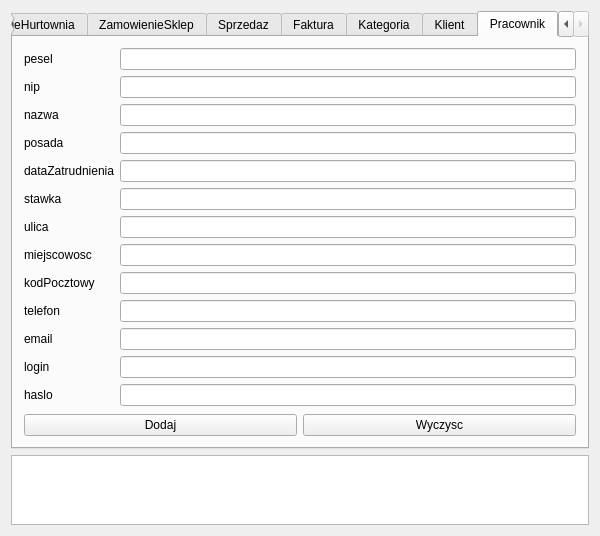
<?xml version="1.0" encoding="UTF-8"?>
<ui version="4.0">
 <class>MainWindow</class>
 <widget class="QMainWindow" name="MainWindow">
  <property name="geometry">
   <rect>
    <x>0</x>
    <y>0</y>
    <width>600</width>
    <height>469</height>
   </rect>
  </property>
  <property name="windowTitle">
   <string>MainWindow</string>
  </property>
  <widget class="QWidget" name="centralWidget">
   <layout class="QVBoxLayout" name="verticalLayout_4">
    <item>
     <widget class="QTabWidget" name="tabWidget">
      <property name="currentIndex">
       <number>12</number>
      </property>
      <widget class="QWidget" name="tab">
       <attribute name="title">
        <string>Hurtownia</string>
       </attribute>
       <layout class="QVBoxLayout" name="verticalLayout_3">
        <item>
         <layout class="QHBoxLayout" name="horizontalLayout">
          <item>
           <layout class="QVBoxLayout" name="verticalLayout">
            <item>
             <widget class="QLabel" name="label">
              <property name="text">
               <string>nazwa</string>
              </property>
             </widget>
            </item>
            <item>
             <widget class="QLabel" name="label_2">
              <property name="text">
               <string>REGON</string>
              </property>
             </widget>
            </item>
            <item>
             <widget class="QLabel" name="label_3">
              <property name="text">
               <string>ulica</string>
              </property>
             </widget>
            </item>
            <item>
             <widget class="QLabel" name="label_4">
              <property name="text">
               <string>miejscowosc</string>
              </property>
             </widget>
            </item>
            <item>
             <widget class="QLabel" name="label_5">
              <property name="text">
               <string>kodPocztowy</string>
              </property>
             </widget>
            </item>
            <item>
             <widget class="QLabel" name="label_6">
              <property name="text">
               <string>telefon</string>
              </property>
             </widget>
            </item>
            <item>
             <widget class="QLabel" name="label_8">
              <property name="text">
               <string>fax</string>
              </property>
             </widget>
            </item>
            <item>
             <widget class="QLabel" name="label_9">
              <property name="text">
               <string>email</string>
              </property>
             </widget>
            </item>
            <item>
             <widget class="QLabel" name="label_10">
              <property name="text">
               <string>upust</string>
              </property>
             </widget>
            </item>
           </layout>
          </item>
          <item>
           <layout class="QVBoxLayout" name="verticalLayout_2">
            <item>
             <widget class="QLineEdit" name="lineEdit"/>
            </item>
            <item>
             <widget class="QLineEdit" name="lineEdit_2"/>
            </item>
            <item>
             <widget class="QLineEdit" name="lineEdit_3"/>
            </item>
            <item>
             <widget class="QLineEdit" name="lineEdit_4"/>
            </item>
            <item>
             <widget class="QLineEdit" name="lineEdit_5"/>
            </item>
            <item>
             <widget class="QLineEdit" name="lineEdit_6"/>
            </item>
            <item>
             <widget class="QLineEdit" name="lineEdit_7"/>
            </item>
            <item>
             <widget class="QLineEdit" name="lineEdit_8"/>
            </item>
            <item>
             <widget class="QLineEdit" name="lineEdit_9"/>
            </item>
           </layout>
          </item>
         </layout>
        </item>
        <item>
         <spacer name="verticalSpacer">
          <property name="orientation">
           <enum>Qt::Vertical</enum>
          </property>
          <property name="sizeHint" stdset="0">
           <size>
            <width>20</width>
            <height>40</height>
           </size>
          </property>
         </spacer>
        </item>
        <item>
         <layout class="QHBoxLayout" name="horizontalLayout_3">
          <item>
           <widget class="QPushButton" name="pushButton">
            <property name="text">
             <string>Dodaj</string>
            </property>
           </widget>
          </item>
          <item>
           <widget class="QPushButton" name="pushButton_2">
            <property name="text">
             <string>Wyczysc</string>
            </property>
           </widget>
          </item>
         </layout>
        </item>
       </layout>
      </widget>
      <widget class="QWidget" name="tab_3">
       <attribute name="title">
        <string>Sklep</string>
       </attribute>
       <layout class="QVBoxLayout" name="verticalLayout_7">
        <item>
         <layout class="QHBoxLayout" name="horizontalLayout_2">
          <item>
           <layout class="QVBoxLayout" name="verticalLayout_5">
            <item>
             <widget class="QLabel" name="label_21">
              <property name="text">
               <string>nazwa</string>
              </property>
             </widget>
            </item>
            <item>
             <widget class="QLabel" name="label_7">
              <property name="text">
               <string>REGON</string>
              </property>
             </widget>
            </item>
            <item>
             <widget class="QLabel" name="label_23">
              <property name="text">
               <string>ulica</string>
              </property>
             </widget>
            </item>
            <item>
             <widget class="QLabel" name="label_24">
              <property name="text">
               <string>miejscowosc</string>
              </property>
             </widget>
            </item>
            <item>
             <widget class="QLabel" name="label_25">
              <property name="text">
               <string>kodPocztowy</string>
              </property>
             </widget>
            </item>
            <item>
             <widget class="QLabel" name="label_26">
              <property name="text">
               <string>telefon</string>
              </property>
             </widget>
            </item>
            <item>
             <widget class="QLabel" name="label_27">
              <property name="text">
               <string>fax</string>
              </property>
             </widget>
            </item>
            <item>
             <widget class="QLabel" name="label_28">
              <property name="text">
               <string>email</string>
              </property>
             </widget>
            </item>
            <item>
             <widget class="QLabel" name="label_29">
              <property name="text">
               <string>login</string>
              </property>
             </widget>
            </item>
            <item>
             <widget class="QLabel" name="label_30">
              <property name="text">
               <string>haslo</string>
              </property>
             </widget>
            </item>
            <item>
             <widget class="QLabel" name="label_22">
              <property name="text">
               <string>upust</string>
              </property>
             </widget>
            </item>
           </layout>
          </item>
          <item>
           <layout class="QVBoxLayout" name="verticalLayout_6">
            <item>
             <widget class="QLineEdit" name="lineEdit_21"/>
            </item>
            <item>
             <widget class="QLineEdit" name="lineEdit_22"/>
            </item>
            <item>
             <widget class="QLineEdit" name="lineEdit_23"/>
            </item>
            <item>
             <widget class="QLineEdit" name="lineEdit_24"/>
            </item>
            <item>
             <widget class="QLineEdit" name="lineEdit_25"/>
            </item>
            <item>
             <widget class="QLineEdit" name="lineEdit_26"/>
            </item>
            <item>
             <widget class="QLineEdit" name="lineEdit_27"/>
            </item>
            <item>
             <widget class="QLineEdit" name="lineEdit_28"/>
            </item>
            <item>
             <widget class="QLineEdit" name="lineEdit_29"/>
            </item>
            <item>
             <widget class="QLineEdit" name="lineEdit_30"/>
            </item>
            <item>
             <widget class="QLineEdit" name="lineEdit_31"/>
            </item>
           </layout>
          </item>
         </layout>
        </item>
        <item>
         <spacer name="verticalSpacer_2">
          <property name="orientation">
           <enum>Qt::Vertical</enum>
          </property>
          <property name="sizeHint" stdset="0">
           <size>
            <width>20</width>
            <height>40</height>
           </size>
          </property>
         </spacer>
        </item>
        <item>
         <layout class="QHBoxLayout" name="horizontalLayout_4">
          <item>
           <widget class="QPushButton" name="pushButton_3">
            <property name="text">
             <string>Dodaj</string>
            </property>
           </widget>
          </item>
          <item>
           <widget class="QPushButton" name="pushButton_4">
            <property name="text">
             <string>Wyczysc</string>
            </property>
           </widget>
          </item>
         </layout>
        </item>
       </layout>
      </widget>
      <widget class="QWidget" name="tab_2">
       <attribute name="title">
        <string>TowarHurtownia</string>
       </attribute>
       <layout class="QVBoxLayout" name="verticalLayout_10">
        <item>
         <layout class="QHBoxLayout" name="horizontalLayout_5">
          <item>
           <layout class="QVBoxLayout" name="verticalLayout_8">
            <item>
             <widget class="QLabel" name="label_31">
              <property name="text">
               <string>nazwa</string>
              </property>
             </widget>
            </item>
            <item>
             <widget class="QLabel" name="label_11">
              <property name="text">
               <string>opis</string>
              </property>
             </widget>
            </item>
            <item>
             <widget class="QLabel" name="label_32">
              <property name="text">
               <string>ilosc</string>
              </property>
             </widget>
            </item>
            <item>
             <widget class="QLabel" name="label_33">
              <property name="text">
               <string>cena</string>
              </property>
             </widget>
            </item>
            <item>
             <widget class="QLabel" name="label_34">
              <property name="text">
               <string>vat</string>
              </property>
             </widget>
            </item>
           </layout>
          </item>
          <item>
           <layout class="QVBoxLayout" name="verticalLayout_9">
            <item>
             <widget class="QLineEdit" name="lineEdit_32"/>
            </item>
            <item>
             <widget class="QLineEdit" name="lineEdit_33"/>
            </item>
            <item>
             <widget class="QLineEdit" name="lineEdit_34"/>
            </item>
            <item>
             <widget class="QLineEdit" name="lineEdit_35"/>
            </item>
            <item>
             <widget class="QLineEdit" name="lineEdit_36"/>
            </item>
           </layout>
          </item>
         </layout>
        </item>
        <item>
         <spacer name="verticalSpacer_3">
          <property name="orientation">
           <enum>Qt::Vertical</enum>
          </property>
          <property name="sizeHint" stdset="0">
           <size>
            <width>20</width>
            <height>40</height>
           </size>
          </property>
         </spacer>
        </item>
        <item>
         <layout class="QHBoxLayout" name="horizontalLayout_6">
          <item>
           <widget class="QPushButton" name="pushButton_5">
            <property name="text">
             <string>Dodaj</string>
            </property>
           </widget>
          </item>
          <item>
           <widget class="QPushButton" name="pushButton_6">
            <property name="text">
             <string>Wyczysc</string>
            </property>
           </widget>
          </item>
         </layout>
        </item>
       </layout>
      </widget>
      <widget class="QWidget" name="tab_4">
       <attribute name="title">
        <string>TowarSklep</string>
       </attribute>
       <layout class="QVBoxLayout" name="verticalLayout_13">
        <item>
         <layout class="QHBoxLayout" name="horizontalLayout_8">
          <item>
           <layout class="QVBoxLayout" name="verticalLayout_11">
            <item>
             <widget class="QLabel" name="label_35">
              <property name="text">
               <string>nazwa</string>
              </property>
             </widget>
            </item>
            <item>
             <widget class="QLabel" name="label_12">
              <property name="text">
               <string>opis</string>
              </property>
             </widget>
            </item>
            <item>
             <widget class="QLabel" name="label_36">
              <property name="text">
               <string>ilosc</string>
              </property>
             </widget>
            </item>
            <item>
             <widget class="QLabel" name="label_37">
              <property name="text">
               <string>cena</string>
              </property>
             </widget>
            </item>
            <item>
             <widget class="QLabel" name="label_38">
              <property name="text">
               <string>vat</string>
              </property>
             </widget>
            </item>
            <item>
             <widget class="QLabel" name="label_13">
              <property name="text">
               <string>cena zakupu</string>
              </property>
             </widget>
            </item>
           </layout>
          </item>
          <item>
           <layout class="QVBoxLayout" name="verticalLayout_12">
            <item>
             <widget class="QLineEdit" name="lineEdit_37"/>
            </item>
            <item>
             <widget class="QLineEdit" name="lineEdit_38"/>
            </item>
            <item>
             <widget class="QLineEdit" name="lineEdit_39"/>
            </item>
            <item>
             <widget class="QLineEdit" name="lineEdit_40"/>
            </item>
            <item>
             <widget class="QLineEdit" name="lineEdit_41"/>
            </item>
            <item>
             <widget class="QLineEdit" name="lineEdit_42"/>
            </item>
           </layout>
          </item>
         </layout>
        </item>
        <item>
         <spacer name="verticalSpacer_4">
          <property name="orientation">
           <enum>Qt::Vertical</enum>
          </property>
          <property name="sizeHint" stdset="0">
           <size>
            <width>20</width>
            <height>40</height>
           </size>
          </property>
         </spacer>
        </item>
        <item>
         <layout class="QHBoxLayout" name="horizontalLayout_7">
          <item>
           <widget class="QPushButton" name="pushButton_7">
            <property name="text">
             <string>Dodaj</string>
            </property>
           </widget>
          </item>
          <item>
           <widget class="QPushButton" name="pushButton_8">
            <property name="text">
             <string>Wyczysc</string>
            </property>
           </widget>
          </item>
         </layout>
        </item>
       </layout>
      </widget>
      <widget class="QWidget" name="tab_5">
       <attribute name="title">
        <string>PozycjaZamowienia</string>
       </attribute>
       <layout class="QVBoxLayout" name="verticalLayout_16">
        <item>
         <layout class="QHBoxLayout" name="horizontalLayout_10">
          <item>
           <layout class="QVBoxLayout" name="verticalLayout_14">
            <item>
             <widget class="QLabel" name="label_39">
              <property name="text">
               <string>idTowaru</string>
              </property>
             </widget>
            </item>
            <item>
             <widget class="QLabel" name="label_14">
              <property name="text">
               <string>ilosc</string>
              </property>
             </widget>
            </item>
            <item>
             <widget class="QLabel" name="label_40">
              <property name="text">
               <string>idZamowienia</string>
              </property>
             </widget>
            </item>
           </layout>
          </item>
          <item>
           <layout class="QVBoxLayout" name="verticalLayout_15">
            <item>
             <widget class="QLineEdit" name="lineEdit_43"/>
            </item>
            <item>
             <widget class="QLineEdit" name="lineEdit_44"/>
            </item>
            <item>
             <widget class="QLineEdit" name="lineEdit_45"/>
            </item>
           </layout>
          </item>
         </layout>
        </item>
        <item>
         <spacer name="verticalSpacer_5">
          <property name="orientation">
           <enum>Qt::Vertical</enum>
          </property>
          <property name="sizeHint" stdset="0">
           <size>
            <width>20</width>
            <height>40</height>
           </size>
          </property>
         </spacer>
        </item>
        <item>
         <layout class="QHBoxLayout" name="horizontalLayout_9">
          <item>
           <widget class="QPushButton" name="pushButton_9">
            <property name="text">
             <string>Dodaj</string>
            </property>
           </widget>
          </item>
          <item>
           <widget class="QPushButton" name="pushButton_10">
            <property name="text">
             <string>Wyczysc</string>
            </property>
           </widget>
          </item>
         </layout>
        </item>
       </layout>
      </widget>
      <widget class="QWidget" name="tab_6">
       <attribute name="title">
        <string>PozycjaSprzedazy</string>
       </attribute>
       <layout class="QVBoxLayout" name="verticalLayout_19">
        <item>
         <layout class="QHBoxLayout" name="horizontalLayout_11">
          <item>
           <layout class="QVBoxLayout" name="verticalLayout_17">
            <item>
             <widget class="QLabel" name="label_41">
              <property name="text">
               <string>idTowaru</string>
              </property>
             </widget>
            </item>
            <item>
             <widget class="QLabel" name="label_15">
              <property name="text">
               <string>ilosc</string>
              </property>
             </widget>
            </item>
            <item>
             <widget class="QLabel" name="label_42">
              <property name="text">
               <string>idSprzedazy</string>
              </property>
             </widget>
            </item>
            <item>
             <widget class="QLabel" name="label_43">
              <property name="text">
               <string>cena</string>
              </property>
             </widget>
            </item>
            <item>
             <widget class="QLabel" name="label_44">
              <property name="text">
               <string>vat</string>
              </property>
             </widget>
            </item>
           </layout>
          </item>
          <item>
           <layout class="QVBoxLayout" name="verticalLayout_18">
            <item>
             <widget class="QLineEdit" name="lineEdit_46"/>
            </item>
            <item>
             <widget class="QLineEdit" name="lineEdit_47"/>
            </item>
            <item>
             <widget class="QLineEdit" name="lineEdit_48"/>
            </item>
            <item>
             <widget class="QLineEdit" name="lineEdit_49"/>
            </item>
            <item>
             <widget class="QLineEdit" name="lineEdit_50"/>
            </item>
           </layout>
          </item>
         </layout>
        </item>
        <item>
         <spacer name="verticalSpacer_6">
          <property name="orientation">
           <enum>Qt::Vertical</enum>
          </property>
          <property name="sizeHint" stdset="0">
           <size>
            <width>20</width>
            <height>40</height>
           </size>
          </property>
         </spacer>
        </item>
        <item>
         <layout class="QHBoxLayout" name="horizontalLayout_12">
          <item>
           <widget class="QPushButton" name="pushButton_11">
            <property name="text">
             <string>Dodaj</string>
            </property>
           </widget>
          </item>
          <item>
           <widget class="QPushButton" name="pushButton_12">
            <property name="text">
             <string>Wyczysc</string>
            </property>
           </widget>
          </item>
         </layout>
        </item>
       </layout>
      </widget>
      <widget class="QWidget" name="tab_7">
       <attribute name="title">
        <string>ZamowienieHurtownia</string>
       </attribute>
       <layout class="QVBoxLayout" name="verticalLayout_23">
        <item>
         <layout class="QHBoxLayout" name="horizontalLayout_14">
          <item>
           <layout class="QVBoxLayout" name="verticalLayout_21">
            <item>
             <widget class="QLabel" name="label_45">
              <property name="text">
               <string>idSklepu</string>
              </property>
             </widget>
            </item>
            <item>
             <widget class="QLabel" name="label_16">
              <property name="text">
               <string>dataZlozenia</string>
              </property>
             </widget>
            </item>
            <item>
             <widget class="QLabel" name="label_46">
              <property name="text">
               <string>nrFaktury</string>
              </property>
             </widget>
            </item>
            <item>
             <widget class="QLabel" name="label_47">
              <property name="text">
               <string>dataReazlizacji</string>
              </property>
             </widget>
            </item>
            <item>
             <widget class="QLabel" name="label_48">
              <property name="text">
               <string>upust</string>
              </property>
             </widget>
            </item>
            <item>
             <widget class="QLabel" name="label_49">
              <property name="text">
               <string>status</string>
              </property>
             </widget>
            </item>
           </layout>
          </item>
          <item>
           <layout class="QVBoxLayout" name="verticalLayout_22">
            <item>
             <widget class="QLineEdit" name="lineEdit_56"/>
            </item>
            <item>
             <widget class="QLineEdit" name="lineEdit_57"/>
            </item>
            <item>
             <widget class="QLineEdit" name="lineEdit_58"/>
            </item>
            <item>
             <widget class="QLineEdit" name="lineEdit_59"/>
            </item>
            <item>
             <widget class="QLineEdit" name="lineEdit_60"/>
            </item>
            <item>
             <widget class="QLineEdit" name="lineEdit_61"/>
            </item>
           </layout>
          </item>
         </layout>
        </item>
        <item>
         <spacer name="verticalSpacer_7">
          <property name="orientation">
           <enum>Qt::Vertical</enum>
          </property>
          <property name="sizeHint" stdset="0">
           <size>
            <width>20</width>
            <height>141</height>
           </size>
          </property>
         </spacer>
        </item>
        <item>
         <layout class="QHBoxLayout" name="horizontalLayout_15">
          <item>
           <widget class="QPushButton" name="pushButton_15">
            <property name="text">
             <string>Dodaj</string>
            </property>
           </widget>
          </item>
          <item>
           <widget class="QPushButton" name="pushButton_16">
            <property name="text">
             <string>Wyczysc</string>
            </property>
           </widget>
          </item>
         </layout>
        </item>
       </layout>
      </widget>
      <widget class="QWidget" name="tab_8">
       <attribute name="title">
        <string>ZamowienieSklep</string>
       </attribute>
       <layout class="QVBoxLayout" name="verticalLayout_26">
        <item>
         <layout class="QHBoxLayout" name="horizontalLayout_16">
          <item>
           <layout class="QVBoxLayout" name="verticalLayout_24">
            <item>
             <widget class="QLabel" name="label_50">
              <property name="text">
               <string>idHurtowni</string>
              </property>
             </widget>
            </item>
            <item>
             <widget class="QLabel" name="label_55">
              <property name="text">
               <string>idPracownika</string>
              </property>
             </widget>
            </item>
            <item>
             <widget class="QLabel" name="label_17">
              <property name="text">
               <string>dataZlozenia</string>
              </property>
             </widget>
            </item>
            <item>
             <widget class="QLabel" name="label_51">
              <property name="text">
               <string>nrFaktury</string>
              </property>
             </widget>
            </item>
            <item>
             <widget class="QLabel" name="label_52">
              <property name="text">
               <string>dataReazlizacji</string>
              </property>
             </widget>
            </item>
            <item>
             <widget class="QLabel" name="label_53">
              <property name="text">
               <string>upust</string>
              </property>
             </widget>
            </item>
            <item>
             <widget class="QLabel" name="label_54">
              <property name="text">
               <string>status</string>
              </property>
             </widget>
            </item>
           </layout>
          </item>
          <item>
           <layout class="QVBoxLayout" name="verticalLayout_25">
            <item>
             <widget class="QLineEdit" name="lineEdit_62"/>
            </item>
            <item>
             <widget class="QLineEdit" name="lineEdit_63"/>
            </item>
            <item>
             <widget class="QLineEdit" name="lineEdit_64"/>
            </item>
            <item>
             <widget class="QLineEdit" name="lineEdit_65"/>
            </item>
            <item>
             <widget class="QLineEdit" name="lineEdit_66"/>
            </item>
            <item>
             <widget class="QLineEdit" name="lineEdit_67"/>
            </item>
            <item>
             <widget class="QLineEdit" name="lineEdit_68"/>
            </item>
           </layout>
          </item>
         </layout>
        </item>
        <item>
         <spacer name="verticalSpacer_8">
          <property name="orientation">
           <enum>Qt::Vertical</enum>
          </property>
          <property name="sizeHint" stdset="0">
           <size>
            <width>20</width>
            <height>112</height>
           </size>
          </property>
         </spacer>
        </item>
        <item>
         <layout class="QHBoxLayout" name="horizontalLayout_17">
          <item>
           <widget class="QPushButton" name="pushButton_17">
            <property name="text">
             <string>Dodaj</string>
            </property>
           </widget>
          </item>
          <item>
           <widget class="QPushButton" name="pushButton_18">
            <property name="text">
             <string>Wyczysc</string>
            </property>
           </widget>
          </item>
         </layout>
        </item>
       </layout>
      </widget>
      <widget class="QWidget" name="tab_9">
       <attribute name="title">
        <string>Sprzedaz</string>
       </attribute>
       <layout class="QVBoxLayout" name="verticalLayout_27">
        <item>
         <layout class="QHBoxLayout" name="horizontalLayout_32">
          <item>
           <layout class="QVBoxLayout" name="verticalLayout_49">
            <item>
             <widget class="QLabel" name="label_99">
              <property name="text">
               <string>idPracownika</string>
              </property>
             </widget>
            </item>
            <item>
             <widget class="QLabel" name="label_98">
              <property name="text">
               <string>idKlienta</string>
              </property>
             </widget>
            </item>
            <item>
             <widget class="QLabel" name="label_105">
              <property name="text">
               <string>idFaktury</string>
              </property>
             </widget>
            </item>
            <item>
             <widget class="QLabel" name="label_101">
              <property name="text">
               <string>nrParagonu</string>
              </property>
             </widget>
            </item>
            <item>
             <widget class="QLabel" name="label_106">
              <property name="text">
               <string>potwierdzenie</string>
              </property>
             </widget>
            </item>
            <item>
             <widget class="QLabel" name="label_102">
              <property name="text">
               <string>dataRealizacji</string>
              </property>
             </widget>
            </item>
            <item>
             <widget class="QLabel" name="label_103">
              <property name="text">
               <string>upust</string>
              </property>
             </widget>
            </item>
            <item>
             <widget class="QLabel" name="label_104">
              <property name="text">
               <string>status</string>
              </property>
             </widget>
            </item>
           </layout>
          </item>
          <item>
           <layout class="QVBoxLayout" name="verticalLayout_50">
            <item>
             <widget class="QLineEdit" name="lineEdit_105"/>
            </item>
            <item>
             <widget class="QLineEdit" name="lineEdit_106"/>
            </item>
            <item>
             <widget class="QLineEdit" name="lineEdit_107"/>
            </item>
            <item>
             <widget class="QLineEdit" name="lineEdit_108"/>
            </item>
            <item>
             <widget class="QLineEdit" name="lineEdit_109"/>
            </item>
            <item>
             <widget class="QLineEdit" name="lineEdit_110"/>
            </item>
            <item>
             <widget class="QLineEdit" name="lineEdit_111"/>
            </item>
            <item>
             <widget class="QLineEdit" name="lineEdit_112"/>
            </item>
           </layout>
          </item>
         </layout>
        </item>
        <item>
         <spacer name="verticalSpacer_16">
          <property name="orientation">
           <enum>Qt::Vertical</enum>
          </property>
          <property name="sizeHint" stdset="0">
           <size>
            <width>20</width>
            <height>83</height>
           </size>
          </property>
         </spacer>
        </item>
        <item>
         <layout class="QHBoxLayout" name="horizontalLayout_33">
          <item>
           <widget class="QPushButton" name="pushButton_33">
            <property name="text">
             <string>Dodaj</string>
            </property>
           </widget>
          </item>
          <item>
           <widget class="QPushButton" name="pushButton_34">
            <property name="text">
             <string>Wyczysc</string>
            </property>
           </widget>
          </item>
         </layout>
        </item>
       </layout>
      </widget>
      <widget class="QWidget" name="tab_10">
       <attribute name="title">
        <string>Faktura</string>
       </attribute>
       <layout class="QVBoxLayout" name="verticalLayout_28">
        <item>
         <layout class="QHBoxLayout" name="horizontalLayout_35">
          <item>
           <layout class="QVBoxLayout" name="verticalLayout_51">
            <item>
             <widget class="QLabel" name="label_100">
              <property name="text">
               <string>nr</string>
              </property>
             </widget>
            </item>
           </layout>
          </item>
          <item>
           <layout class="QVBoxLayout" name="verticalLayout_52">
            <item>
             <widget class="QLineEdit" name="lineEdit_113"/>
            </item>
           </layout>
          </item>
         </layout>
        </item>
        <item>
         <spacer name="verticalSpacer_17">
          <property name="orientation">
           <enum>Qt::Vertical</enum>
          </property>
          <property name="sizeHint" stdset="0">
           <size>
            <width>20</width>
            <height>286</height>
           </size>
          </property>
         </spacer>
        </item>
        <item>
         <layout class="QHBoxLayout" name="horizontalLayout_34">
          <item>
           <widget class="QPushButton" name="pushButton_35">
            <property name="text">
             <string>Dodaj</string>
            </property>
           </widget>
          </item>
          <item>
           <widget class="QPushButton" name="pushButton_36">
            <property name="text">
             <string>Wyczysc</string>
            </property>
           </widget>
          </item>
         </layout>
        </item>
       </layout>
      </widget>
      <widget class="QWidget" name="tab_11">
       <attribute name="title">
        <string>Kategoria</string>
       </attribute>
       <layout class="QVBoxLayout" name="verticalLayout_29">
        <item>
         <layout class="QHBoxLayout" name="horizontalLayout_37">
          <item>
           <layout class="QVBoxLayout" name="verticalLayout_53">
            <item>
             <widget class="QLabel" name="label_107">
              <property name="text">
               <string>nazwa</string>
              </property>
             </widget>
            </item>
           </layout>
          </item>
          <item>
           <layout class="QVBoxLayout" name="verticalLayout_54">
            <item>
             <widget class="QLineEdit" name="lineEdit_114"/>
            </item>
           </layout>
          </item>
         </layout>
        </item>
        <item>
         <spacer name="verticalSpacer_18">
          <property name="orientation">
           <enum>Qt::Vertical</enum>
          </property>
          <property name="sizeHint" stdset="0">
           <size>
            <width>20</width>
            <height>286</height>
           </size>
          </property>
         </spacer>
        </item>
        <item>
         <layout class="QHBoxLayout" name="horizontalLayout_36">
          <item>
           <widget class="QPushButton" name="pushButton_37">
            <property name="text">
             <string>Dodaj</string>
            </property>
           </widget>
          </item>
          <item>
           <widget class="QPushButton" name="pushButton_38">
            <property name="text">
             <string>Wyczysc</string>
            </property>
           </widget>
          </item>
         </layout>
        </item>
       </layout>
      </widget>
      <widget class="QWidget" name="tab_12">
       <attribute name="title">
        <string>Klient</string>
       </attribute>
       <layout class="QVBoxLayout" name="verticalLayout_30">
        <item>
         <layout class="QHBoxLayout" name="horizontalLayout_39">
          <item>
           <layout class="QVBoxLayout" name="verticalLayout_55">
            <item>
             <widget class="QLabel" name="label_108">
              <property name="text">
               <string>regon</string>
              </property>
             </widget>
            </item>
            <item>
             <widget class="QLabel" name="label_109">
              <property name="text">
               <string>nazwa</string>
              </property>
             </widget>
            </item>
            <item>
             <widget class="QLabel" name="label_110">
              <property name="text">
               <string>ulica</string>
              </property>
             </widget>
            </item>
            <item>
             <widget class="QLabel" name="label_111">
              <property name="text">
               <string>miejscowosc</string>
              </property>
             </widget>
            </item>
            <item>
             <widget class="QLabel" name="label_112">
              <property name="text">
               <string>kodPocztowy</string>
              </property>
             </widget>
            </item>
            <item>
             <widget class="QLabel" name="label_113">
              <property name="text">
               <string>telefon</string>
              </property>
             </widget>
            </item>
            <item>
             <widget class="QLabel" name="label_114">
              <property name="text">
               <string>email</string>
              </property>
             </widget>
            </item>
           </layout>
          </item>
          <item>
           <layout class="QVBoxLayout" name="verticalLayout_56">
            <item>
             <widget class="QLineEdit" name="lineEdit_115"/>
            </item>
            <item>
             <widget class="QLineEdit" name="lineEdit_116"/>
            </item>
            <item>
             <widget class="QLineEdit" name="lineEdit_117"/>
            </item>
            <item>
             <widget class="QLineEdit" name="lineEdit_118"/>
            </item>
            <item>
             <widget class="QLineEdit" name="lineEdit_119"/>
            </item>
            <item>
             <widget class="QLineEdit" name="lineEdit_120"/>
            </item>
            <item>
             <widget class="QLineEdit" name="lineEdit_121"/>
            </item>
           </layout>
          </item>
         </layout>
        </item>
        <item>
         <spacer name="verticalSpacer_19">
          <property name="orientation">
           <enum>Qt::Vertical</enum>
          </property>
          <property name="sizeHint" stdset="0">
           <size>
            <width>20</width>
            <height>112</height>
           </size>
          </property>
         </spacer>
        </item>
        <item>
         <layout class="QHBoxLayout" name="horizontalLayout_38">
          <item>
           <widget class="QPushButton" name="pushButton_39">
            <property name="text">
             <string>Dodaj</string>
            </property>
           </widget>
          </item>
          <item>
           <widget class="QPushButton" name="pushButton_40">
            <property name="text">
             <string>Wyczysc</string>
            </property>
           </widget>
          </item>
         </layout>
        </item>
       </layout>
      </widget>
      <widget class="QWidget" name="tab_13">
       <attribute name="title">
        <string>Pracownik</string>
       </attribute>
       <layout class="QVBoxLayout" name="verticalLayout_31">
        <item>
         <layout class="QHBoxLayout" name="horizontalLayout_40">
          <item>
           <layout class="QVBoxLayout" name="verticalLayout_57">
            <item>
             <widget class="QLabel" name="label_115">
              <property name="text">
               <string>pesel</string>
              </property>
             </widget>
            </item>
            <item>
             <widget class="QLabel" name="label_122">
              <property name="text">
               <string>nip</string>
              </property>
             </widget>
            </item>
            <item>
             <widget class="QLabel" name="label_123">
              <property name="text">
               <string>nazwa</string>
              </property>
             </widget>
            </item>
            <item>
             <widget class="QLabel" name="label_124">
              <property name="text">
               <string>posada</string>
              </property>
             </widget>
            </item>
            <item>
             <widget class="QLabel" name="label_125">
              <property name="text">
               <string>dataZatrudnienia</string>
              </property>
             </widget>
            </item>
            <item>
             <widget class="QLabel" name="label_126">
              <property name="text">
               <string>stawka</string>
              </property>
             </widget>
            </item>
            <item>
             <widget class="QLabel" name="label_117">
              <property name="text">
               <string>ulica</string>
              </property>
             </widget>
            </item>
            <item>
             <widget class="QLabel" name="label_118">
              <property name="text">
               <string>miejscowosc</string>
              </property>
             </widget>
            </item>
            <item>
             <widget class="QLabel" name="label_119">
              <property name="text">
               <string>kodPocztowy</string>
              </property>
             </widget>
            </item>
            <item>
             <widget class="QLabel" name="label_120">
              <property name="text">
               <string>telefon</string>
              </property>
             </widget>
            </item>
            <item>
             <widget class="QLabel" name="label_121">
              <property name="text">
               <string>email</string>
              </property>
             </widget>
            </item>
            <item>
             <widget class="QLabel" name="label_127">
              <property name="text">
               <string>login</string>
              </property>
             </widget>
            </item>
            <item>
             <widget class="QLabel" name="label_128">
              <property name="text">
               <string>haslo</string>
              </property>
             </widget>
            </item>
           </layout>
          </item>
          <item>
           <layout class="QVBoxLayout" name="verticalLayout_58">
            <item>
             <widget class="QLineEdit" name="lineEdit_122"/>
            </item>
            <item>
             <widget class="QLineEdit" name="lineEdit_123"/>
            </item>
            <item>
             <widget class="QLineEdit" name="lineEdit_124"/>
            </item>
            <item>
             <widget class="QLineEdit" name="lineEdit_125"/>
            </item>
            <item>
             <widget class="QLineEdit" name="lineEdit_126"/>
            </item>
            <item>
             <widget class="QLineEdit" name="lineEdit_127"/>
            </item>
            <item>
             <widget class="QLineEdit" name="lineEdit_128"/>
            </item>
            <item>
             <widget class="QLineEdit" name="lineEdit_129"/>
            </item>
            <item>
             <widget class="QLineEdit" name="lineEdit_130"/>
            </item>
            <item>
             <widget class="QLineEdit" name="lineEdit_131"/>
            </item>
            <item>
             <widget class="QLineEdit" name="lineEdit_132"/>
            </item>
            <item>
             <widget class="QLineEdit" name="lineEdit_133"/>
            </item>
            <item>
             <widget class="QLineEdit" name="lineEdit_134"/>
            </item>
           </layout>
          </item>
         </layout>
        </item>
        <item>
         <spacer name="verticalSpacer_20">
          <property name="orientation">
           <enum>Qt::Vertical</enum>
          </property>
          <property name="sizeHint" stdset="0">
           <size>
            <width>20</width>
            <height>25</height>
           </size>
          </property>
         </spacer>
        </item>
        <item>
         <layout class="QHBoxLayout" name="horizontalLayout_41">
          <item>
           <widget class="QPushButton" name="pushButton_41">
            <property name="text">
             <string>Dodaj</string>
            </property>
           </widget>
          </item>
          <item>
           <widget class="QPushButton" name="pushButton_42">
            <property name="text">
             <string>Wyczysc</string>
            </property>
           </widget>
          </item>
         </layout>
        </item>
       </layout>
      </widget>
     </widget>
    </item>
    <item>
     <widget class="QPlainTextEdit" name="plainTextEdit"/>
    </item>
   </layout>
  </widget>
 </widget>
 <layoutdefault spacing="6" margin="11"/>
 <resources/>
 <connections/>
</ui>
